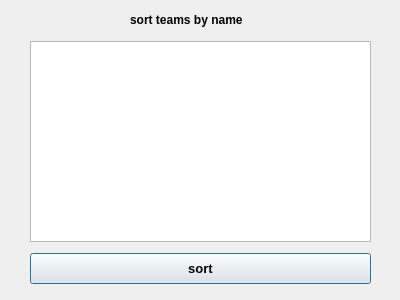
<?xml version="1.0" encoding="UTF-8"?>
<ui version="4.0">
 <class>Dialog_sort_team</class>
 <widget class="QDialog" name="Dialog_sort_team">
  <property name="geometry">
   <rect>
    <x>0</x>
    <y>0</y>
    <width>400</width>
    <height>300</height>
   </rect>
  </property>
  <property name="windowTitle">
   <string>Dialog</string>
  </property>
  <widget class="QListWidget" name="listWidget">
   <property name="geometry">
    <rect>
     <x>30</x>
     <y>41</y>
     <width>341</width>
     <height>201</height>
    </rect>
   </property>
  </widget>
  <widget class="QPushButton" name="pushButton">
   <property name="geometry">
    <rect>
     <x>30</x>
     <y>253</y>
     <width>341</width>
     <height>31</height>
    </rect>
   </property>
   <property name="font">
    <font>
     <pointsize>10</pointsize>
     <bold>true</bold>
    </font>
   </property>
   <property name="text">
    <string>sort</string>
   </property>
  </widget>
  <widget class="QLabel" name="label">
   <property name="geometry">
    <rect>
     <x>130</x>
     <y>10</y>
     <width>231</width>
     <height>20</height>
    </rect>
   </property>
   <property name="font">
    <font>
     <bold>true</bold>
    </font>
   </property>
   <property name="text">
    <string>sort teams by name</string>
   </property>
  </widget>
 </widget>
 <resources/>
 <connections/>
</ui>
